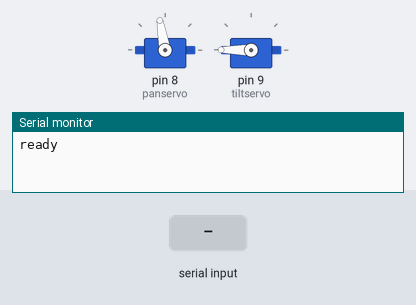
Bench run of a sketch on a simulated Arduino Uno, built with avr-gcc and run on an emulated ATmega328P. Shown: 2 × servo, the last lines printed to the serial monitor. The inputs (shaded band) are chosen by the test bench.

Above: at 1.2 s.
1.3 s: "d" received over Serial
At 2.5 s:
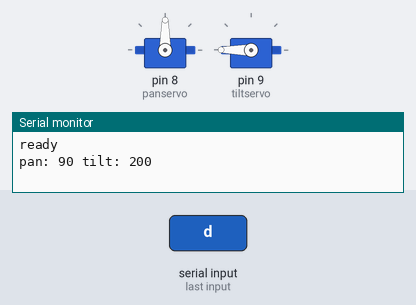
2.8 s: "a" received over Serial
At 3.6 s:
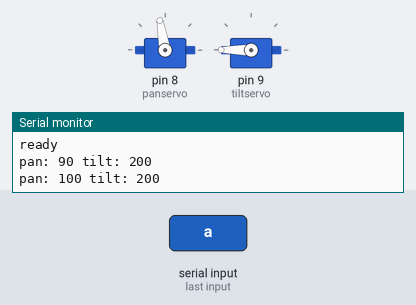
Timing chart, 0 to 5.8 s (numbered marks = the images above; inputs shaded):
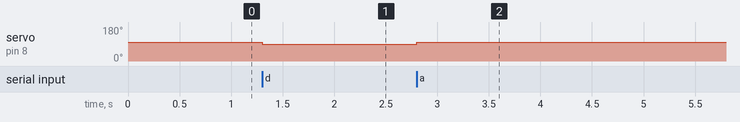

Measured:
- after the input at 1.3 s, servo on pin 8 (panservo): 100° → 90° at once
- after the input at 2.8 s, servo on pin 8 (panservo): 90° → 100° at once

The sketch:

pan_tilt.ino
```cpp
#include <Servo.h>

Servo panservo;
Servo tiltservo;

const int maxpan = 180;
const int minpan = 10;
const int maxtilt = 200;
const int mintilt = 120;
char input;

int pan = 100;
int tilt = 200;
int step = 10;
void setup() {

  panservo.attach(8);
  tiltservo.attach(9);
  panservo.write(pan);
  tiltservo.write(tilt);

  Serial.begin(9600);  //this is the deafult rate for node serialport
  Serial.println("ready");

}

void loop() {

  if(Serial.available() > 0){
    input = (char)Serial.read();

    if(input == 'a'){
      if((pan + step) < maxpan) pan += step;
    }

    if(input == 'd'){
      if((pan - step) > minpan) pan -= step;
    }

    if(input == 's'){
      if((tilt + step ) < maxtilt) tilt += step;
    }

    if(input == 'w'){
      if((tilt - step ) > mintilt) tilt -= step;
    }

    panservo.write(pan);
    tiltservo.write(tilt);
    Serial.println("pan: " + (String)pan + " tilt: " + (String)tilt);
  }
}

//this code was adapted from an example by brad zdanivsky found on http://verticalchallenge.org/archives/2823
```
